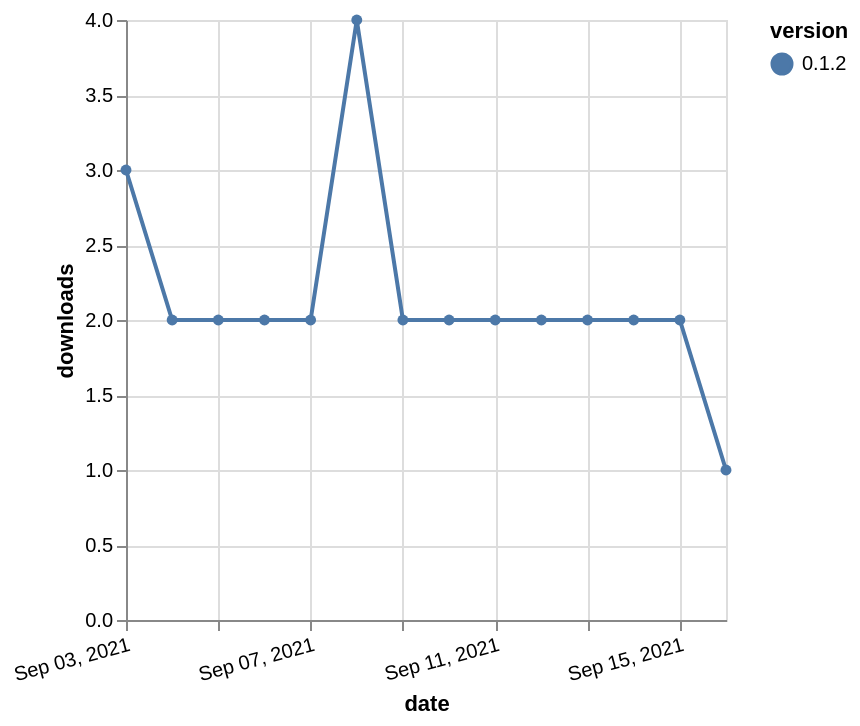

Express this chart as Vega-Lite.
### Vega-Lite specification from a JSON file in a GitHub repository (floating-point values rounded to 4 significant figures)
{"$schema": "https://vega.github.io/schema/vega-lite/v5.json", "description": "A simple bar chart with embedded data.", "data": {"values": [{"date": "2021-09-03", "total": 3015, "delta": 3, "version": "0.1.2"}, {"date": "2021-09-04", "total": 3017, "delta": 2, "version": "0.1.2"}, {"date": "2021-09-05", "total": 3019, "delta": 2, "version": "0.1.2"}, {"date": "2021-09-06", "total": 3021, "delta": 2, "version": "0.1.2"}, {"date": "2021-09-07", "total": 3023, "delta": 2, "version": "0.1.2"}, {"date": "2021-09-08", "total": 3027, "delta": 4, "version": "0.1.2"}, {"date": "2021-09-09", "total": 3029, "delta": 2, "version": "0.1.2"}, {"date": "2021-09-10", "total": 3031, "delta": 2, "version": "0.1.2"}, {"date": "2021-09-11", "total": 3033, "delta": 2, "version": "0.1.2"}, {"date": "2021-09-12", "total": 3035, "delta": 2, "version": "0.1.2"}, {"date": "2021-09-13", "total": 3037, "delta": 2, "version": "0.1.2"}, {"date": "2021-09-14", "total": 3039, "delta": 2, "version": "0.1.2"}, {"date": "2021-09-15", "total": 3041, "delta": 2, "version": "0.1.2"}, {"date": "2021-09-16", "total": 3042, "delta": 1, "version": "0.1.2"}]}, "width": "container", "mark": {"type": "line", "point": {"filled": true}}, "encoding": {"x": {"field": "date", "type": "temporal", "timeUnit": "yearmonthdate", "title": "date", "axis": {"labelAngle": -15}}, "y": {"field": "delta", "type": "quantitative", "title": "downloads"}, "color": {"field": "version", "type": "nominal"}, "tooltip": {"field": "delta"}}}
